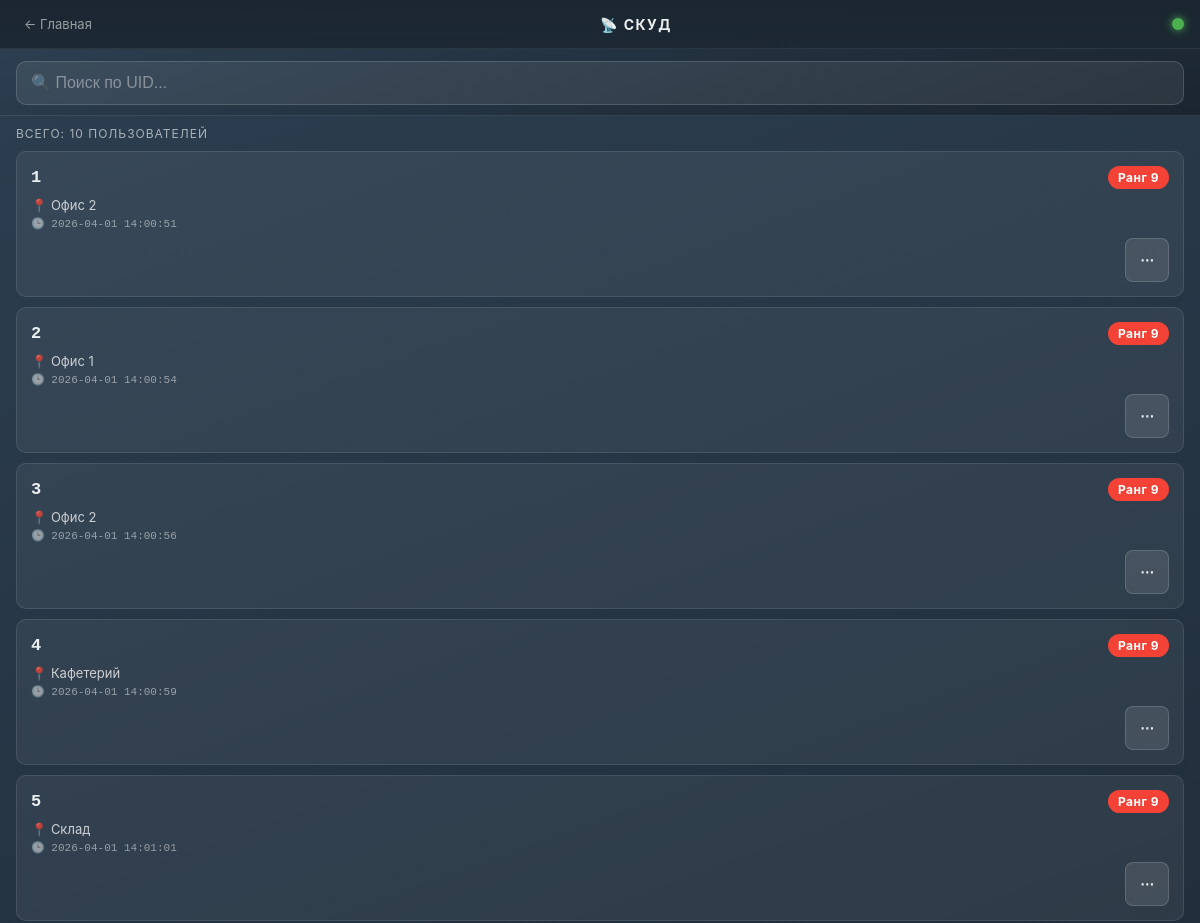
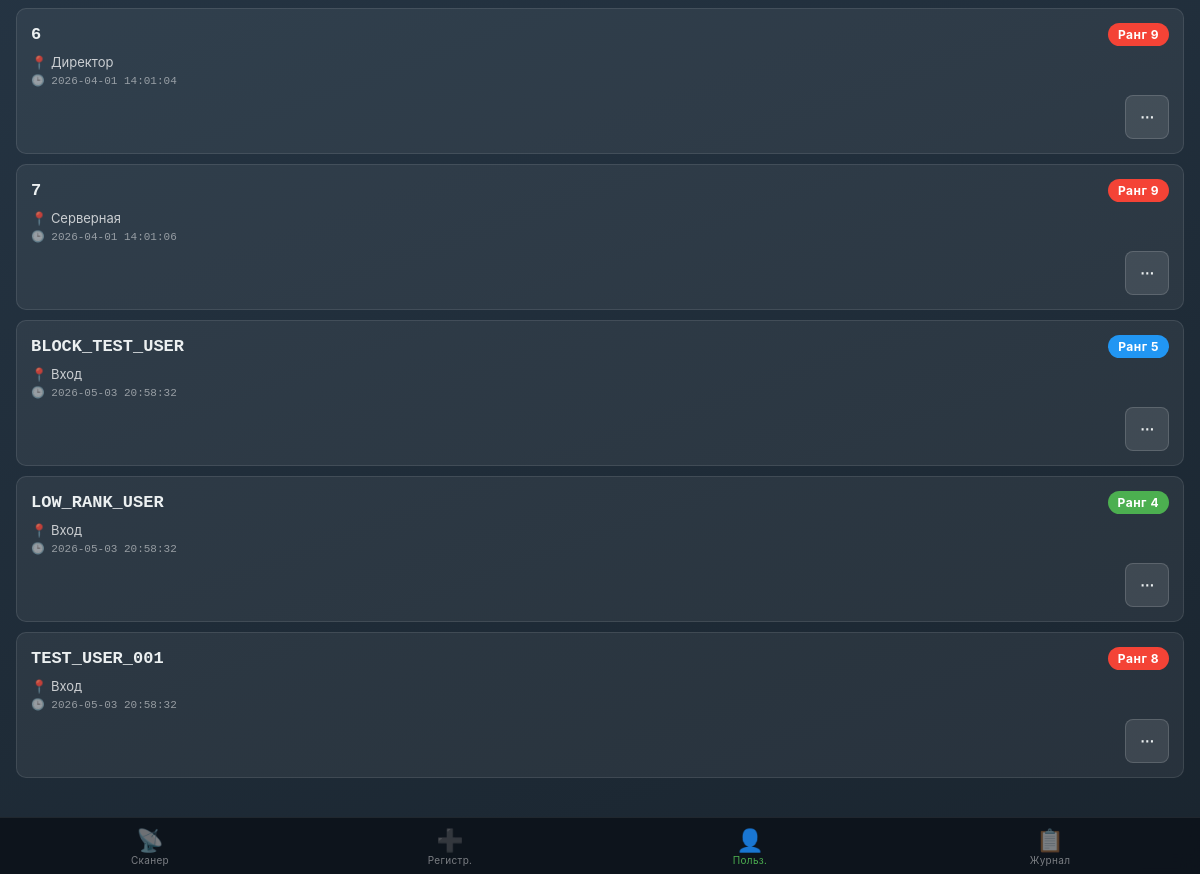
The page /mobile/users on the database as committed earlier (2 pictures, top to bottom).
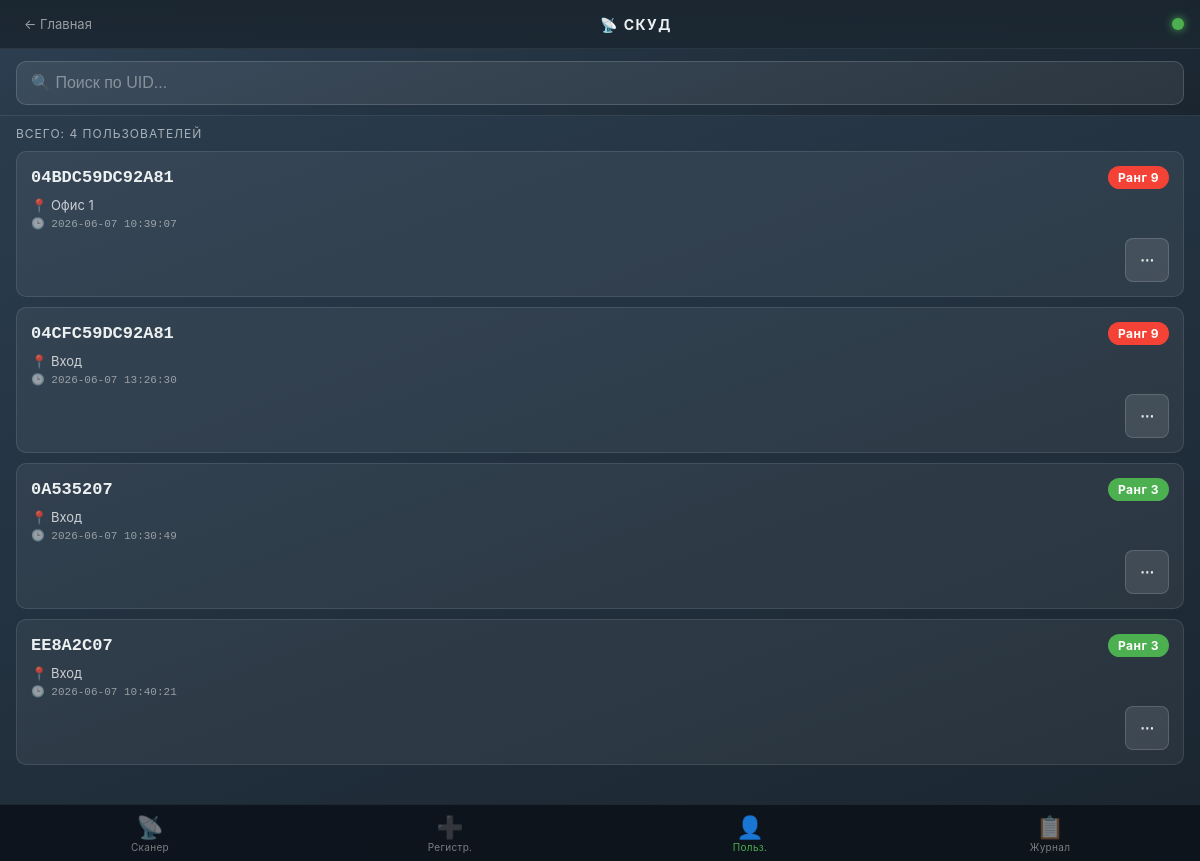
The same page on the database as committed later.
### tables this page shows
CREATE TABLE users (
            uid TEXT PRIMARY KEY,
            rank INTEGER NOT NULL,
            secret_key TEXT NOT NULL,
            current_zone INTEGER NOT NULL DEFAULT 0,
            created_at DATETIME DEFAULT CURRENT_TIMESTAMP
        );

CREATE TABLE zones (
            id INTEGER PRIMARY KEY,
            name TEXT NOT NULL,
            is_exit INTEGER NOT NULL DEFAULT 0,
            required_rank INTEGER NOT NULL DEFAULT 3
        );

### app.py (the view)
@app.route('/mobile/users')
def mobile_users():
    users_list = get_users_with_zones()
    return render_template('m_users.html', users=users_list)

### database.py (called while the page is built)
def get_connection():
    conn = sqlite3.connect(DB_PATH)
    conn.row_factory = sqlite3.Row
    conn.execute("PRAGMA foreign_keys = ON")
    return conn

def get_users_with_zones():
    conn = get_connection()
    conn.row_factory = sqlite3.Row
    cursor = conn.cursor()
    cursor.execute('''
        SELECT u.uid, u.rank, u.current_zone, u.created_at, z.name as zone_name
        FROM users u
        LEFT JOIN zones z ON u.current_zone = z.id
        ORDER BY u.uid
    ''')
    users = cursor.fetchall()
    conn.close()
    return users

### templates/m_users.html (shortened to what this page needs)
{% extends "mobile_base.html" %}
{% set active_tab = 'users' %}
{% block content %}
<div class="users-wrap">
    <div class="search-bar">
        <input type="text" id="search-input" placeholder="🔍 Поиск по UID..." autocomplete="off" inputmode="search">
    </div>
    <div class="counter" id="counter">
        Всего: <span id="counter-num">{{ users|length }}</span> пользователей
    </div>
    <div class="user-list" id="user-list">
        {% for user in users %}
        <div class="user-card" data-uid="{{ user.uid }}">
            <div class="user-row">
                <div class="user-uid">{{ user.uid }}</div>
                <div class="rank-badge rank-{{ user.rank }}">Ранг {{ user.rank }}</div>
            </div>
            <div class="user-meta">
                <span class="zone">📍 {{ user.zone_name if user.zone_name else 'Зона ' ~ user.current_zone }}</span>
                <span class="user-created">🕒 {{ user.created_at if user.created_at else 'N/A' }}</span>
            </div>
            <div class="actions-row">
                <button type="button" class="btn-expand" onclick="toggleCard(this)" aria-label="Действия">
                    ⋯
                </button>
            </div>
        </div>
        {% endfor %}
    </div>
</div>
{% endblock %}

### templates/mobile_base.html (shortened to what this page needs)
<!DOCTYPE html>
<html lang="ru">
<head>
</head>
<body>
    <header class="m-header">
        <a href="/" class="m-back-link">← Главная</a>
        <div class="m-header-title">{% block header_title %}📡 СКУД{% endblock %}</div>
        <div id="m-led" class="m-led"></div>
    </header>
    <main class="m-content">
        {% block content %}{% endblock %}
    </main>
    <nav class="m-tabbar">
        <a href="/mobile/scan" class="m-tab{% if active_tab == 'scan' %} active{% endif %}">
            <span class="m-tab-icon">📡</span>
            <span class="m-tab-label">Сканер</span>
        </a>
        <a href="/mobile/register" class="m-tab{% if active_tab == 'register' %} active{% endif %}">
            <span class="m-tab-icon">➕</span>
            <span class="m-tab-label">Регистр.</span>
        </a>
        <a href="/mobile/users" class="m-tab{% if active_tab == 'users' %} active{% endif %}">
            <span class="m-tab-icon">👤</span>
            <span class="m-tab-label">Польз.</span>
        </a>
        <a href="/mobile/logs" class="m-tab{% if active_tab == 'logs' %} active{% endif %}">
            <span class="m-tab-icon">📋</span>
            <span class="m-tab-label">Журнал</span>
        </a>
    </nav>
</body>
</html>

### templates/m_users.html (style rules this page uses)
.users-wrap { display: flex; flex-direction: column; padding: 0 0 16px 0; }
.search-bar { position: sticky; top: 0; z-index: 10; background: linear-gradient(160deg, #2c3e50 0%, #1a252f 100%); padding: 12px 16px 10px 16px; border-bottom: 1px solid rgba(255,255,255,0.08); }
.search-bar input { width: 100%; min-height: 44px; padding: 10px 14px; font-size: 16px; background: rgba(255,255,255,0.08); color: #ecf0f1; border: 1px solid rgba(255,255,255,0.15); border-radius: 10px; outline: none; -webkit-appearance: none; appearance: none; }
.search-bar input::placeholder { color: rgba(255,255,255,0.4); }
.counter { padding: 10px 16px 6px 16px; font-size: 12px; color: rgba(255,255,255,0.6); text-transform: uppercase; letter-spacing: 1px; }
.user-list { display: flex; flex-direction: column; gap: 10px; padding: 4px 16px 16px 16px; }
.user-card { background: rgba(255,255,255,0.06); border: 1px solid rgba(255,255,255,0.1); border-radius: 10px; padding: 14px; display: flex; flex-direction: column; gap: 8px; transition: background 0.15s; }
.user-row { display: flex; align-items: center; justify-content: space-between; gap: 10px; }
.user-uid { font-family: 'Courier New', monospace; font-size: 17px; font-weight: bold; color: #ecf0f1; word-break: break-all; flex: 1; min-width: 0; }
.rank-badge { flex: 0 0 auto; padding: 4px 10px; border-radius: 12px; font-size: 12px; font-weight: bold; color: white; letter-spacing: 0.5px; min-width: 40px; text-align: center; }
.rank-3, .rank-4 { background: #4caf50; }
.rank-8, .rank-9 { background: #f44336; }
.user-meta { display: flex; flex-direction: column; gap: 4px; font-size: 13px; color: rgba(255,255,255,0.75); }
.user-meta .zone { display: inline-flex; align-items: center; gap: 6px; }
.user-created { font-size: 11px; color: rgba(255,255,255,0.5); font-family: 'Courier New', monospace; }
.actions-row { display: flex; justify-content: flex-end; align-items: center; gap: 8px; }
.btn-expand, .btn-delete { min-height: 44px; min-width: 44px; padding: 10px 14px; border-radius: 8px; border: none; font-size: 14px; font-weight: 600; cursor: pointer; -webkit-tap-highlight-color: transparent; transition: transform 0.1s; }
.btn-expand { background: rgba(255,255,255,0.1); color: #ecf0f1; border: 1px solid rgba(255,255,255,0.15); }

Rows that differ between the two databases and show on the page:
removed users: uid "1", rank "9", name "Офис 2", created_at "2026-04-01 14:00:51"
removed users: uid "2", rank "9", name "Офис 1", created_at "2026-04-01 14:00:54"
removed users: uid "3", rank "9", name "Офис 2", created_at "2026-04-01 14:00:56"
removed users: uid "4", rank "9", name "Кафетерий", created_at "2026-04-01 14:00:59"
removed users: uid "5", rank "9", name "Склад", created_at "2026-04-01 14:01:01"
removed users: uid "6", rank "9", name "Директор", created_at "2026-04-01 14:01:04"
removed users: uid "7", rank "9", name "Серверная", created_at "2026-04-01 14:01:06"
removed users: uid "BLOCK_TEST_USER", rank "5", name "Вход", created_at "2026-05-03 20:58:32"
removed users: uid "LOW_RANK_USER", rank "4", name "Вход", created_at "2026-05-03 20:58:32"
removed users: uid "TEST_USER_001", rank "8", name "Вход", created_at "2026-05-03 20:58:32"
added users: uid "04BDC59DC92A81", rank "9", name "Офис 1", created_at "2026-06-07 10:39:07"
added users: uid "04CFC59DC92A81", rank "9", name "Вход", created_at "2026-06-07 13:26:30"
added users: uid "0A535207", rank "3", name "Вход", created_at "2026-06-07 10:30:49"
added users: uid "EE8A2C07", rank "3", name "Вход", created_at "2026-06-07 10:40:21"
Other text that changed with them:
{{ users|length }}: "10" → "4"
